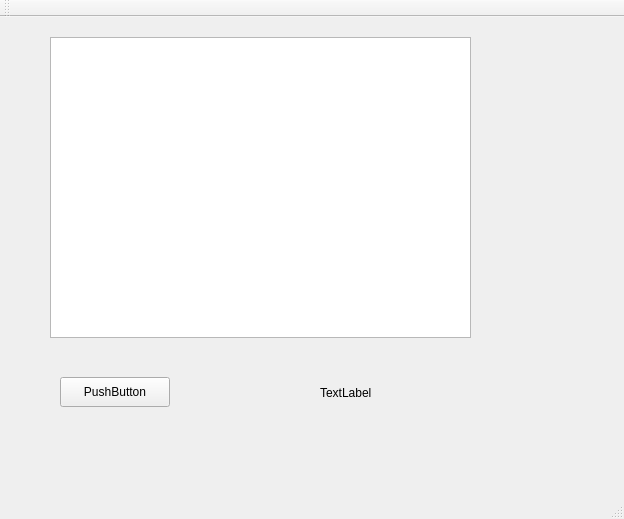
<?xml version="1.0" encoding="UTF-8"?>
<ui version="4.0">
 <class>MainWindow</class>
 <widget class="QMainWindow" name="MainWindow">
  <property name="geometry">
   <rect>
    <x>0</x>
    <y>0</y>
    <width>624</width>
    <height>519</height>
   </rect>
  </property>
  <property name="windowTitle">
   <string>MainWindow</string>
  </property>
  <widget class="QWidget" name="centralWidget">
   <widget class="QPushButton" name="pushButton">
    <property name="geometry">
     <rect>
      <x>60</x>
      <y>360</y>
      <width>110</width>
      <height>30</height>
     </rect>
    </property>
    <property name="text">
     <string>PushButton</string>
    </property>
   </widget>
   <widget class="QTextEdit" name="textEdit">
    <property name="geometry">
     <rect>
      <x>50</x>
      <y>20</y>
      <width>421</width>
      <height>301</height>
     </rect>
    </property>
   </widget>
   <widget class="QLabel" name="label">
    <property name="geometry">
     <rect>
      <x>320</x>
      <y>360</y>
      <width>131</width>
      <height>31</height>
     </rect>
    </property>
    <property name="text">
     <string>TextLabel</string>
    </property>
   </widget>
  </widget>
  <widget class="QMenuBar" name="menuBar">
   <property name="geometry">
    <rect>
     <x>0</x>
     <y>0</y>
     <width>624</width>
     <height>32</height>
    </rect>
   </property>
  </widget>
  <widget class="QToolBar" name="mainToolBar">
   <attribute name="toolBarArea">
    <enum>TopToolBarArea</enum>
   </attribute>
   <attribute name="toolBarBreak">
    <bool>false</bool>
   </attribute>
  </widget>
  <widget class="QStatusBar" name="statusBar"/>
 </widget>
 <layoutdefault spacing="6" margin="11"/>
 <resources/>
 <connections/>
</ui>
